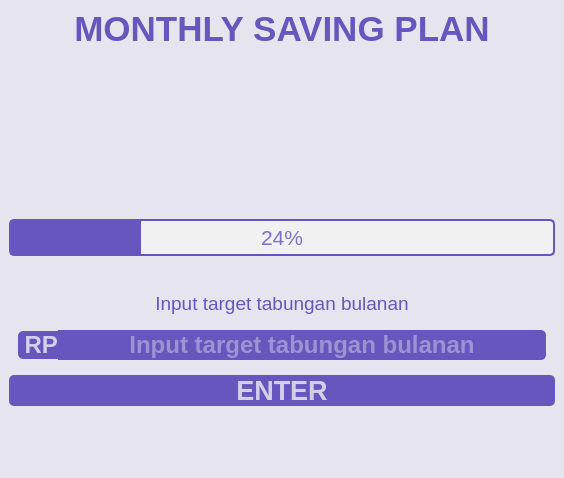
<?xml version="1.0" encoding="UTF-8"?>
<ui version="4.0">
 <class>MainWindow</class>
 <widget class="QMainWindow" name="MainWindow">
  <property name="geometry">
   <rect>
    <x>0</x>
    <y>0</y>
    <width>564</width>
    <height>452</height>
   </rect>
  </property>
  <property name="windowTitle">
   <string>MainWindow</string>
  </property>
  <widget class="QWidget" name="saving">
   <property name="styleSheet">
    <string notr="true">background-color: rgb(230, 228, 238);</string>
   </property>
   <layout class="QVBoxLayout" name="verticalLayout">
    <item>
     <widget class="QLabel" name="saving_plan">
      <property name="sizePolicy">
       <sizepolicy hsizetype="Expanding" vsizetype="Fixed">
        <horstretch>12</horstretch>
        <verstretch>6</verstretch>
       </sizepolicy>
      </property>
      <property name="font">
       <font>
        <family>Arial</family>
        <pointsize>26</pointsize>
        <weight>75</weight>
        <bold>true</bold>
       </font>
      </property>
      <property name="styleSheet">
       <string notr="true">color: rgb(102, 86, 190);</string>
      </property>
      <property name="text">
       <string>MONTHLY SAVING PLAN</string>
      </property>
      <property name="alignment">
       <set>Qt::AlignCenter</set>
      </property>
     </widget>
    </item>
    <item>
     <widget class="QLabel" name="saving_logo">
      <property name="sizePolicy">
       <sizepolicy hsizetype="Expanding" vsizetype="Fixed">
        <horstretch>0</horstretch>
        <verstretch>10</verstretch>
       </sizepolicy>
      </property>
      <property name="minimumSize">
       <size>
        <width>75</width>
        <height>75</height>
       </size>
      </property>
      <property name="styleSheet">
       <string notr="true">image: url(:/login/images/DompetQ.png);</string>
      </property>
      <property name="text">
       <string/>
      </property>
     </widget>
    </item>
    <item>
     <spacer name="verticalSpacer">
      <property name="orientation">
       <enum>Qt::Vertical</enum>
      </property>
      <property name="sizeType">
       <enum>QSizePolicy::Fixed</enum>
      </property>
      <property name="sizeHint" stdset="0">
       <size>
        <width>20</width>
        <height>83</height>
       </size>
      </property>
     </spacer>
    </item>
    <item>
     <widget class="QProgressBar" name="saving_bar">
      <property name="sizePolicy">
       <sizepolicy hsizetype="Expanding" vsizetype="Fixed">
        <horstretch>0</horstretch>
        <verstretch>0</verstretch>
       </sizepolicy>
      </property>
      <property name="minimumSize">
       <size>
        <width>50</width>
        <height>0</height>
       </size>
      </property>
      <property name="font">
       <font>
        <family>Arial</family>
        <pointsize>16</pointsize>
       </font>
      </property>
      <property name="styleSheet">
       <string notr="true">QProgressBar {
     border: 2px solid #6656be; /* Mengubah warna border di sini */
    border-radius: 5px;
    text-align: center; /* Teks persentase di tengah */
    background-color: #f1f1f1; /* Warna latar belakang */
	color: #7e71c7; /* Mengubah warna tulisan persentase di sini (hitam) */
}

QProgressBar::chunk {
    background-color: #6656be; /* Warna bar yang berjalan */
    width: 10px; /* Membuat tampilan bar terlihat lebih tersegmentasi */
}</string>
      </property>
      <property name="value">
       <number>24</number>
      </property>
     </widget>
    </item>
    <item>
     <widget class="QLabel" name="saving_keterangan">
      <property name="sizePolicy">
       <sizepolicy hsizetype="Expanding" vsizetype="Fixed">
        <horstretch>0</horstretch>
        <verstretch>0</verstretch>
       </sizepolicy>
      </property>
      <property name="font">
       <font>
        <family>Arial</family>
        <pointsize>16</pointsize>
       </font>
      </property>
      <property name="styleSheet">
       <string notr="true">color: rgb(102, 86, 190);</string>
      </property>
      <property name="text">
       <string/>
      </property>
      <property name="alignment">
       <set>Qt::AlignCenter</set>
      </property>
     </widget>
    </item>
    <item>
     <spacer name="verticalSpacer_3">
      <property name="orientation">
       <enum>Qt::Vertical</enum>
      </property>
      <property name="sizeHint" stdset="0">
       <size>
        <width>20</width>
        <height>40</height>
       </size>
      </property>
     </spacer>
    </item>
    <item>
     <widget class="QLabel" name="saving_number">
      <property name="enabled">
       <bool>true</bool>
      </property>
      <property name="sizePolicy">
       <sizepolicy hsizetype="Expanding" vsizetype="Fixed">
        <horstretch>0</horstretch>
        <verstretch>0</verstretch>
       </sizepolicy>
      </property>
      <property name="font">
       <font>
        <family>Arial</family>
        <pointsize>14</pointsize>
        <weight>50</weight>
        <bold>false</bold>
       </font>
      </property>
      <property name="styleSheet">
       <string notr="true">color: rgb(102, 86, 190);
border-top-color: rgb(102, 86, 190);</string>
      </property>
      <property name="text">
       <string>Input target tabungan bulanan</string>
      </property>
      <property name="textFormat">
       <enum>Qt::AutoText</enum>
      </property>
      <property name="alignment">
       <set>Qt::AlignCenter</set>
      </property>
     </widget>
    </item>
    <item>
     <widget class="QWidget" name="input_saving" native="true">
      <property name="sizePolicy">
       <sizepolicy hsizetype="Expanding" vsizetype="Minimum">
        <horstretch>0</horstretch>
        <verstretch>0</verstretch>
       </sizepolicy>
      </property>
      <layout class="QHBoxLayout" name="horizontalLayout_2">
       <item>
        <layout class="QHBoxLayout" name="horizontalLayout">
         <property name="spacing">
          <number>0</number>
         </property>
         <property name="sizeConstraint">
          <enum>QLayout::SetDefaultConstraint</enum>
         </property>
         <item>
          <widget class="QLabel" name="saving_satuan">
           <property name="sizePolicy">
            <sizepolicy hsizetype="Minimum" vsizetype="Fixed">
             <horstretch>0</horstretch>
             <verstretch>0</verstretch>
            </sizepolicy>
           </property>
           <property name="font">
            <font>
             <family>Arial</family>
             <pointsize>18</pointsize>
             <weight>75</weight>
             <bold>true</bold>
            </font>
           </property>
           <property name="styleSheet">
            <string notr="true">background-color: rgb(102, 86, 190);
color: rgb(212, 207, 232);
border-top-left-radius: 5px;
border-bottom-left-radius: 5px;</string>
           </property>
           <property name="text">
            <string> RP</string>
           </property>
          </widget>
         </item>
         <item>
          <widget class="QLineEdit" name="saving_input">
           <property name="font">
            <font>
             <family>Arial</family>
             <pointsize>18</pointsize>
             <weight>75</weight>
             <bold>true</bold>
            </font>
           </property>
           <property name="styleSheet">
            <string notr="true">background-color: rgb(102, 86, 190);
color: rgb(212, 207, 232);
border:none;
border-top-right-radius: 5px;
border-bottom-right-radius: 5px;</string>
           </property>
           <property name="alignment">
            <set>Qt::AlignCenter</set>
           </property>
           <property name="placeholderText">
            <string>Input target tabungan bulanan</string>
           </property>
           <property name="clearButtonEnabled">
            <bool>true</bool>
           </property>
          </widget>
         </item>
        </layout>
       </item>
      </layout>
     </widget>
    </item>
    <item>
     <widget class="QPushButton" name="saving_enter">
      <property name="font">
       <font>
        <family>Arial</family>
        <pointsize>20</pointsize>
        <weight>75</weight>
        <bold>true</bold>
       </font>
      </property>
      <property name="styleSheet">
       <string notr="true">background-color: rgb(102, 86, 190);
color: rgb(212, 207, 232);
border-radius: 5px;</string>
      </property>
      <property name="text">
       <string>ENTER</string>
      </property>
     </widget>
    </item>
    <item>
     <spacer name="verticalSpacer_2">
      <property name="orientation">
       <enum>Qt::Vertical</enum>
      </property>
      <property name="sizeType">
       <enum>QSizePolicy::Fixed</enum>
      </property>
      <property name="sizeHint" stdset="0">
       <size>
        <width>20</width>
        <height>63</height>
       </size>
      </property>
     </spacer>
    </item>
   </layout>
  </widget>
 </widget>
 <resources>
  <include location="Python GUI App/Percobaan 1/modules/resources.qrc"/>
  <include location="../gui_app_kelompok3-main (3)/gui_app_kelompok3-main/modules/resources.qrc"/>
 </resources>
 <connections/>
</ui>
